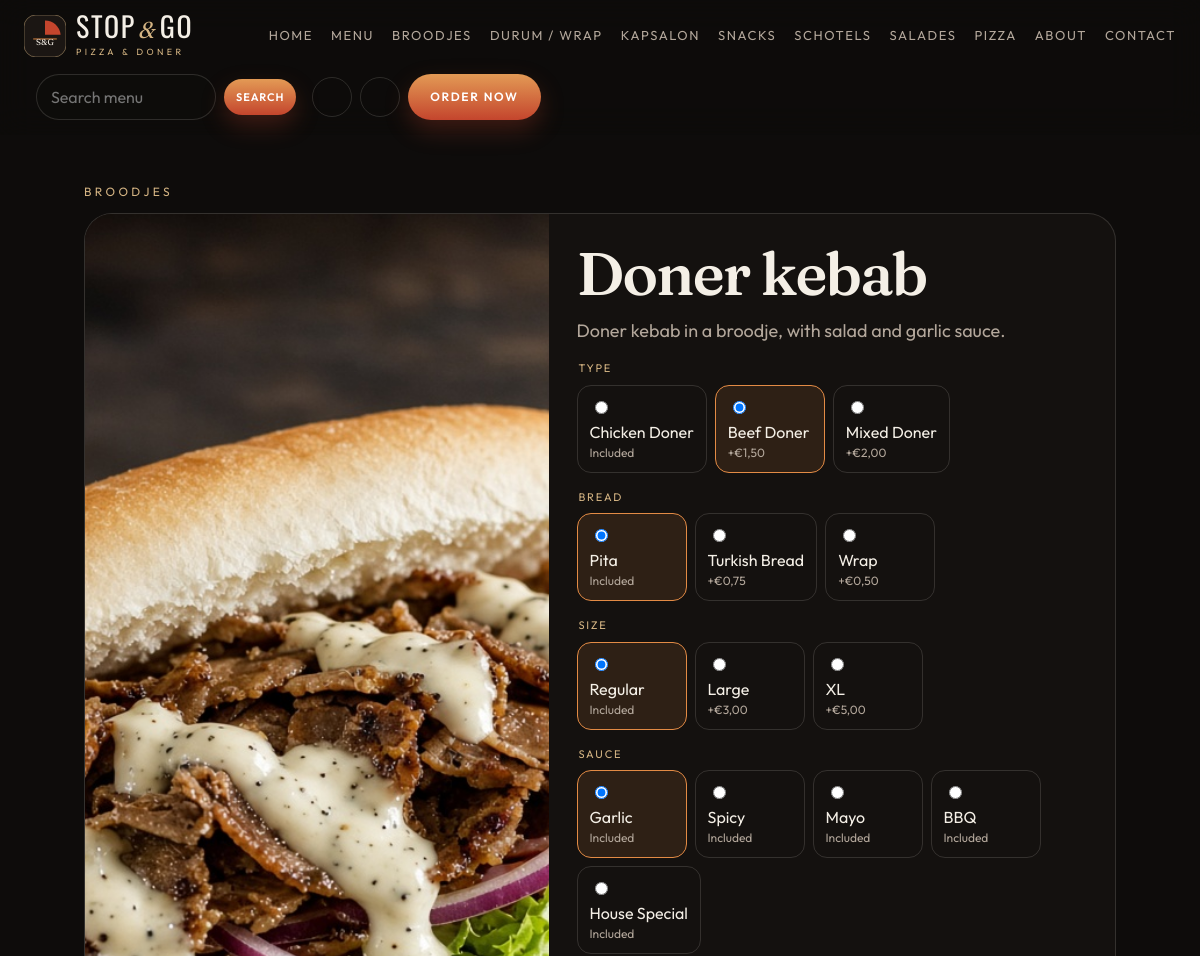
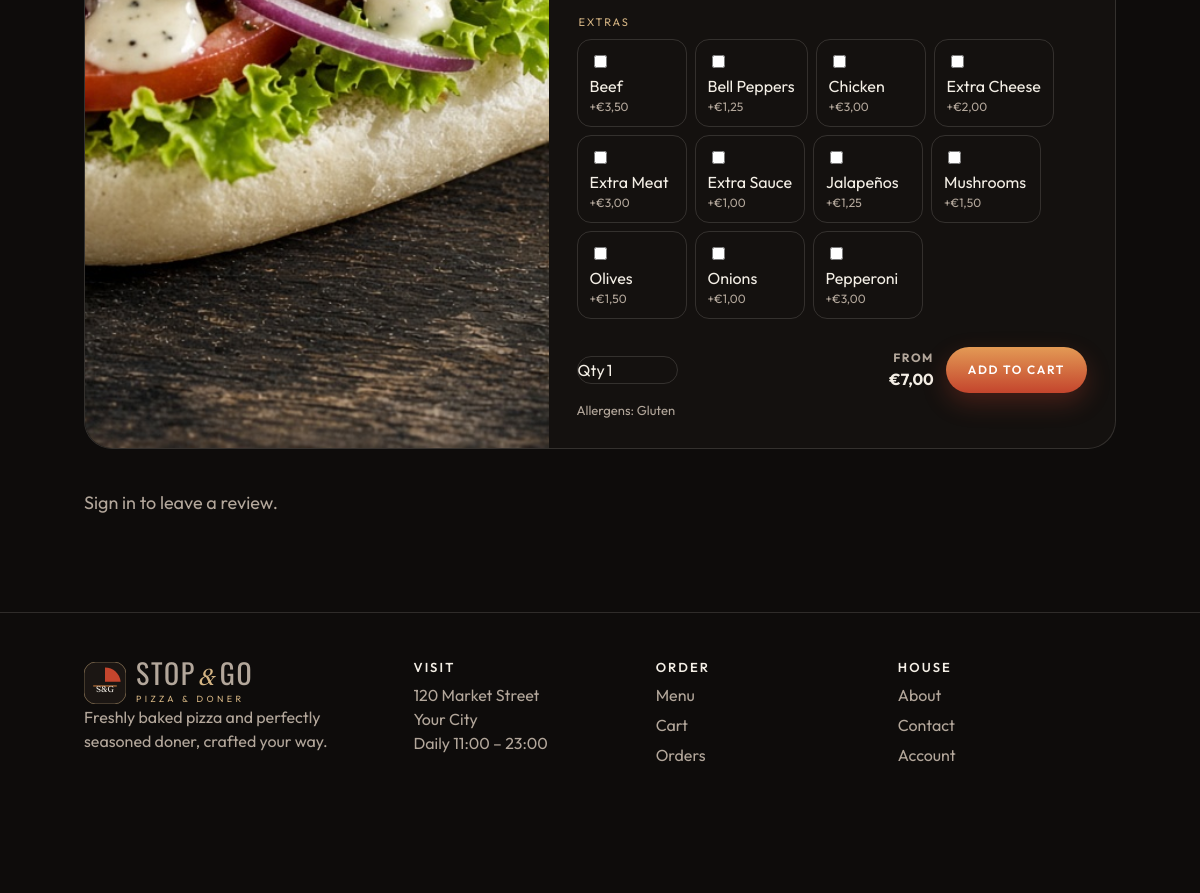
/product.php?id=2, run on the app's committed database (2 pictures, top to bottom).
### tables this page shows
CREATE TABLE categories (
  id INT UNSIGNED AUTO_INCREMENT PRIMARY KEY,
  name VARCHAR(40) NOT NULL,
  slug VARCHAR(40) NOT NULL UNIQUE,
  description VARCHAR(180) NOT NULL DEFAULT '',
  image VARCHAR(300) NOT NULL DEFAULT ''
);

CREATE TABLE products (
  id INT UNSIGNED AUTO_INCREMENT PRIMARY KEY,
  category_id INT UNSIGNED NOT NULL,
  name VARCHAR(80) NOT NULL,
  description VARCHAR(400) NOT NULL,
  base_price DECIMAL(8,2) NOT NULL,
  compare_at DECIMAL(8,2) NULL,
  image VARCHAR(300) NOT NULL DEFAULT '',
  rating DECIMAL(2,1) NOT NULL DEFAULT 4.8,
  preparation_time INT NOT NULL DEFAULT 15,
  calories INT NOT NULL DEFAULT 0,
  is_available TINYINT(1) NOT NULL DEFAULT 1,
  is_vegetarian TINYINT(1) NOT NULL DEFAULT 0,
  is_spicy TINYINT(1) NOT NULL DEFAULT 0,
  discount_percent INT NOT NULL DEFAULT 0,
  customizer ENUM('pizza','doner','simple') NOT NULL DEFAULT 'simple',
  allergens VARCHAR(180) NOT NULL DEFAULT '',
  featured TINYINT(1) NOT NULL DEFAULT 0,
  builder TINYINT(1) NOT NULL DEFAULT 0,
  default_size VARCHAR(40) NOT NULL DEFAULT '',
  default_crust VARCHAR(40) NOT NULL DEFAULT '',
  default_cheese VARCHAR(40) NOT NULL DEFAULT '',
  default_type VARCHAR(40) NOT NULL DEFAULT '',
  default_bread VARCHAR(40) NOT NULL DEFAULT '',
  default_sauce VARCHAR(40) NOT NULL DEFAULT '',
  created_at DATETIME NOT NULL DEFAULT CURRENT_TIMESTAMP,
  FOREIGN KEY (category_id) REFERENCES categories(id)
);

CREATE TABLE ingredients (
  id INT UNSIGNED AUTO_INCREMENT PRIMARY KEY,
  name VARCHAR(60) NOT NULL,
  price DECIMAL(8,2) NOT NULL DEFAULT 0,
  category ENUM('base','pizza','doner','both') NOT NULL,
  image VARCHAR(300) NOT NULL DEFAULT ''
);

### includes/bootstrap.php (called while the page is built, shortened)
<?php
require_once __DIR__ . '/../config/database.php';
function e(?string $value): string
{
    return htmlspecialchars((string) $value, ENT_QUOTES, 'UTF-8');
}
function money(float $value): string
{
    return '€' . number_format($value, 2, ',', '');
}
function menu_categories(): array
{
    try {
        return db()->query('SELECT id, name, slug, image FROM categories ORDER BY id')->fetchAll();
    } catch (Throwable $error) {
        return [];
    }
}
function current_user(): ?array
{
    if (empty($_SESSION['user_id'])) {
        return null;
    }
    $stmt = db()->prepare('SELECT id, name, email, phone, role FROM users WHERE id = ?');
    $stmt->execute([$_SESSION['user_id']]);
    $user = $stmt->fetch();
    return $user ?: null;
}
function cart(): array
{
    return $_SESSION['cart'] ?? [];
}
function cart_count(): int
{
    $count = 0;
    return $count;
}
function active(string $path): string
{
    $current = parse_url($_SERVER['REQUEST_URI'] ?? '/', PHP_URL_PATH) ?: '/';
    return $current === $path ? 'active' : '';
}

### config/database.php (called while the page is built)
<?php
function db(): PDO
{
    static $pdo = null;
    if ($pdo instanceof PDO) {
        return $pdo;
    }
    $file = dirname(__DIR__) . '/config.php';
    if (!is_file($file)) {
        $file = __DIR__ . '/config.php';
    }
    if (!is_file($file)) {
        $file = __DIR__ . '/config.example.php';
    }
    $config = require $file;
    $dsn = sprintf(
        'mysql:host=%s;dbname=%s;charset=%s',
        $config['db_host'],
        $config['db_name'],
        $config['db_charset'] ?? 'utf8mb4'
    );
    $pdo = new PDO($dsn, $config['db_user'], $config['db_pass'], [
        PDO::ATTR_ERRMODE => PDO::ERRMODE_EXCEPTION,
        PDO::ATTR_DEFAULT_FETCH_MODE => PDO::FETCH_ASSOC,
        PDO::ATTR_EMULATE_PREPARES => false,
    ]);
    return $pdo;
}

### includes/pricing.php (called while the page is built, shortened)
<?php
function option_catalog(): array
{
    return [
        'pizza_sizes' => [
            ['id' => 'small', 'name' => 'Small', 'price' => -3],
            ['id' => 'medium', 'name' => 'Medium', 'price' => 0],
            ['id' => 'large', 'name' => 'Large', 'price' => 4],
            ['id' => 'family', 'name' => 'Family', 'price' => 8],
        ],
        'pizza_crusts' => [
            ['id' => 'classic', 'name' => 'Classic', 'price' => 0],
            ['id' => 'thin', 'name' => 'Thin Crust', 'price' => 0],
            ['id' => 'cheese-burst', 'name' => 'Cheese Burst', 'price' => 3],
            ['id' => 'stuffed', 'name' => 'Stuffed Crust', 'price' => 4],
        ],
        'pizza_cheese' => [
            ['id' => 'regular', 'name' => 'Regular', 'price' => 0],
            ['id' => 'extra', 'name' => 'Extra Cheese', 'price' => 2],
            ['id' => 'mozzarella', 'name' => 'Mozzarella', 'price' => 2.5],
            ['id' => 'cheddar', 'name' => 'Cheddar', 'price' => 2.5],
        ],
        'doner_types' => [
            ['id' => 'chicken', 'name' => 'Chicken Doner', 'price' => 0],
            ['id' => 'beef', 'name' => 'Beef Doner', 'price' => 1.5],
            ['id' => 'mixed', 'name' => 'Mixed Doner', 'price' => 2],
        ],
        'doner_breads' => [
            ['id' => 'pita', 'name' => 'Pita', 'price' => 0],
            ['id' => 'turkish', 'name' => 'Turkish Bread', 'price' => 0.75],
            ['id' => 'wrap', 'name' => 'Wrap', 'price' => 0.5],
        ],
        'doner_sizes' => [
            ['id' => 'regular', 'name' => 'Regular', 'price' => 0],
            ['id' => 'large', 'name' => 'Large', 'price' => 3],
            ['id' => 'xl', 'name' => 'XL', 'price' => 5],
        ],
        'doner_sauces' => [
            ['id' => 'garlic', 'name' => 'Garlic', 'price' => 0],
            ['id' => 'spicy', 'name' => 'Spicy', 'price' => 0],
            ['id' => 'mayo', 'name' => 'Mayo', 'price' => 0],
            ['id' => 'bbq', 'name' => 'BBQ', 'price' => 0],
            ['id' => 'house', 'name' => 'House Special', 'price' => 0],
        ],
    ];
}

### product.php (the view, shortened to what this page needs)
<?php
require __DIR__ . '/includes/bootstrap.php';
require __DIR__ . '/includes/layout.php';
require __DIR__ . '/includes/pricing.php';
$id = (int) ($_GET['id'] ?? 0);
$stmt = db()->prepare('SELECT p.*, c.name AS category_name, c.slug FROM products p JOIN categories c ON c.id = p.category_id WHERE p.id = ? AND p.is_available = 1');
$stmt->execute([$id]);
$product = $stmt->fetch();
$extras = db()->query("SELECT * FROM ingredients WHERE price > 0 AND category IN ('pizza','doner','both') ORDER BY name")->fetchAll();
$catalog = option_catalog();
$user = current_user();
render_header($product['name']);
?>
<section class="page">
  <p class="eyebrow"><a href="/menu.php?category=<?= e($product['slug']) ?>"><?= e($product['category_name']) ?></a></p>
  <div class="modal" style="position:relative;max-height:none">
    <div class="modal-visual"><img src="/<?= e(ltrim($product['image'], '/')) ?>" alt="<?= e($product['name']) ?>"></div>
    <form class="modal-panel" method="post" action="/menu.php">
      <h1><?= e($product['name']) ?></h1>
      <p class="lede"><?= e($product['description']) ?></p>
      <?php if ($product['customizer'] === 'pizza'): ?>
        <?php foreach (['size' => $catalog['pizza_sizes'], 'crust' => $catalog['pizza_crusts'], 'cheese' => $catalog['pizza_cheese']] as $key => $list): ?>
          <fieldset class="choice-block"><legend><?= e(ucfirst($key)) ?></legend><div class="choice-row">
            <?php foreach ($list as $option): $checked = ($product['default_' . $key] ?: ($key === 'size' ? 'medium' : '')) === $option['id']; ?>
              <label class="choice"><input type="radio" name="<?= e($key) ?>" value="<?= e($option['id']) ?>" <?= $checked ? 'checked' : '' ?>> <span><?= e($option['name']) ?></span><span><?= $option['price'] > 0 ? '+' . money((float) $option['price']) : ($option['price'] < 0 ? money((float) $option['price']) : 'Included') ?></span></label>
            <?php endforeach; ?>
          </div></fieldset>
        <?php endforeach; ?>
      <?php elseif ($product['customizer'] === 'doner'): ?>
        <?php
        $groups = ['type' => $catalog['doner_types'], 'bread' => $catalog['doner_breads'], 'size' => $catalog['doner_sizes'], 'sauce' => $catalog['doner_sauces']];
        $defaults = ['type' => $product['default_type'] ?: 'chicken', 'bread' => $product['default_bread'] ?: 'wrap', 'size' => $product['default_size'] ?: 'regular', 'sauce' => $product['default_sauce'] ?: 'garlic'];
        foreach ($groups as $key => $list): ?>
          <fieldset class="choice-block"><legend><?= e(ucfirst($key)) ?></legend><div class="choice-row">
            <?php foreach ($list as $option): ?>
              <label class="choice"><input type="radio" name="<?= e($key) ?>" value="<?= e($option['id']) ?>" <?= $defaults[$key] === $option['id'] ? 'checked' : '' ?>> <span><?= e($option['name']) ?></span><span><?= $option['price'] > 0 ? '+' . money((float) $option['price']) : 'Included' ?></span></label>
            <?php endforeach; ?>
          </div></fieldset>
        <?php endforeach; ?>
      <?php endif; ?>
      <?php if (true): ?>
        <fieldset class="choice-block"><legend>Extras</legend><div class="choice-row">
          <?php foreach ($extras as $extra): ?>
            <label class="choice"><input type="checkbox" name="extras[]" value="<?= (int) $extra['id'] ?>"> <span><?= e($extra['name']) ?></span><span>+<?= money((float) $extra['price']) ?></span></label>
          <?php endforeach; ?>
        </div></fieldset>
      <?php endif; ?>
      <div class="modal-buy">
        <label class="qty">Qty <input type="number" name="quantity" min="1" max="20" value="1" style="width:72px;background:transparent;border:0;color:inherit"></label>
        <strong class="modal-total"><span>From</span><?= money((float) $product['base_price']) ?></strong>
        <button class="btn btn-primary" type="submit">Add to cart</button>
      </div>
      <?php if ($product['allergens']): ?><p class="allergens">Allergens: <?= e($product['allergens']) ?></p><?php endif; ?>
    </form>
  </div>
  <?php if ($user): ?>
    <form class="form-grid" method="post" action="/orders.php" style="margin-top:28px">
      <?= csrf_field() ?>
      <input type="hidden" name="review_product" value="<?= (int) $product['id'] ?>">
      <label>Rating<select name="rating"><?php for ($i = 5; $i >= 1; $i--): ?><option value="<?= $i ?>"><?= $i ?></option><?php endfor; ?></select></label>
      <label class="span-2">Review<textarea name="comment" minlength="4" required></textarea></label>
      <button class="btn btn-ghost" type="submit">Post review</button>
    </form>
  <?php else: ?>
    <p class="lede"><a href="/login.php">Sign in</a> to leave a review.</p>
  <?php endif; ?>
</section>
<?php render_footer();

### includes/layout.php (shortened to what this page needs)
<?php
function logo(string $variant = 'full', string $tone = 'light'): string
{
    $words = $variant === 'mark' ? '' : '<span class="brand-words"><span class="wordmark"><span>STOP</span><span class="amp">&amp;</span><span>GO</span></span>'
        . ($variant === 'full' ? '<span class="brand-sub">Pizza &amp; Doner</span>' : '') . '</span>';
    return '<span class="brand brand-' . $variant . ' brand-' . $tone . '"><svg class="brand-mark" viewBox="0 0 64 64" aria-hidden="true"><rect width="64" height="64" rx="18" class="mark-plate"></rect><path d="M32 8.5c12.4 0 22.6 9.4 23.8 21.5H32V8.5z" class="mark-slice"></path><path d="M14 36.5h36" class="mark-road"></path><text x="32" y="46" text-anchor="middle" class="mark-letters">S&amp;G</text></svg>' . $words . '</span>';
}
function icon(string $name): string
{
    $paths = [
        'search' => '<circle cx="11" cy="11" r="7"></circle><path d="M16 16l5 5"></path>',
        'user' => '<circle cx="12" cy="8" r="4"></circle><path d="M4 20c1.5-3.5 4-5 8-5s6.5 1.5 8 5"></path>',
        'cart' => '<path d="M4 5h2l2.2 10.2a2 2 0 0 0 2 1.6h7.6a2 2 0 0 0 2-1.5L21 8H7"></path><circle cx="10" cy="20" r="1.4"></circle><circle cx="18" cy="20" r="1.4"></circle>',
        'menu' => '<path d="M4 7h16M4 12h16M4 17h16"></path>',
        'close' => '<path d="M6 6l12 12M18 6L6 18"></path>',
        'home' => '<path d="M4 11l8-7 8 7v8H4z"></path>',
    ];
    return '<svg viewBox="0 0 24 24" fill="none" stroke="currentColor" stroke-width="1.7">' . ($paths[$name] ?? '') . '</svg>';
}
function render_header(string $title): void
{
    $user = current_user();
    $count = cart_count();
    $account = $user ? '/orders.php' : '/login.php';
    ?>
<!DOCTYPE html>
<html lang="en">
<head>
  <link rel="stylesheet" href="/assets/css/styles.css">
</head>
<body>
<div class="app-shell">
  <header class="site-header" id="site-header">
    <div class="nav-inner">
      <a class="brand-link" href="/" aria-label="STOP&amp;GO home"><?= logo() ?></a>
      <nav class="nav-links" aria-label="Primary">
        <a class="<?= active('/index.php') || active('/') ? 'active' : '' ?>" href="/">Home</a>
        <a class="<?= active('/menu.php') ?>" href="/menu.php">Menu</a>
        <?php foreach (menu_categories() as $cat): ?>
          <a href="/menu.php?category=<?= e($cat['slug']) ?>"><?= e($cat['name']) ?></a>
        <?php endforeach; ?>
        <a class="<?= active('/about.php') ?>" href="/about.php">About</a>
        <a class="<?= active('/contact.php') ?>" href="/contact.php">Contact</a>
      </nav>
      <form class="nav-search" action="/menu.php" method="get">
        <input type="search" name="q" placeholder="Search menu" aria-label="Search the menu" value="<?= e($_GET['q'] ?? '') ?>">
        <button class="btn btn-primary btn-small" type="submit">Search</button>
      </form>
      <div class="nav-tools">
        <a class="icon-btn" href="<?= e($account) ?>" aria-label="Account"><?= icon('user') ?></a>
        <a class="icon-btn cart-btn" href="/cart.php" aria-label="Cart, <?= $count ?> items"><?= icon('cart') ?><?php if ($count): ?><span class="cart-count"><?= $count ?></span><?php endif; ?></a>
        <a class="btn btn-primary nav-order" href="/menu.php">Order Now</a>
      </div>
    </div>
  </header>
  <main id="main" class="page-fade">
    <?php
}
function render_footer(bool $admin = false): void
{
    if (!$admin) {
        ?>
  </main>
  <footer class="site-footer">
    <div><?= logo() ?><p>Freshly baked pizza and perfectly seasoned doner, crafted your way.</p></div>
    <div><h3>Visit</h3><p>120 Market Street<br>Your City<br>Daily 11:00 – 23:00</p></div>
    <div><h3>Order</h3><a href="/menu.php">Menu</a><a href="/cart.php">Cart</a><a href="/orders.php">Orders</a></div>
    <div><h3>House</h3><a href="/about.php">About</a><a href="/contact.php">Contact</a><a href="/login.php">Account</a></div>
  </footer>
        <?php
    } else {
        echo '</main>';
    }
    ?>
</div>
</body>
</html>
    <?php
}

### data on the page
categories: name "BROODJES"
categories: name "DURUM / WRAP"
categories: name "KAPSALON"
categories: name "SNACKS"
categories: name "SCHOTELS"
categories: name "SALADES"
categories: name "PIZZA"
products: category.name "BROODJES", image (picture), name "Doner kebab", description "Doner kebab in a broodje, with salad and garlic sauce.", default_type "☐ Chicken Doner Included", default_type "☑ Beef Doner +€1,50", default_type "☐ Mixed Doner +€2,00", default_bread "☑ Pita Included", name "Pita", default_bread "☐ Turkish Bread +€0,75", default_bread "☐ Wrap +€0,50", default_size "☑ Regular Included", name "Regular", default_size "☐ Large +€3,00", default_size "☐ XL +€5,00", default_sauce "☑ Garlic Included", name "Garlic", default_sauce "☐ Spicy Included", default_sauce "☐ Mayo Included", default_sauce "☐ BBQ Included", default_sauce "☐ House Special Included", base_price "€7,00", allergens "Gluten"
ingredients: name "Beef", price "€3,50"
ingredients: name "Bell Peppers", price "€1,25"
ingredients: name "Chicken", price "€3,00"
ingredients: name "Extra Cheese", price "€2,00"
ingredients: name "Extra Meat", price "€3,00"
ingredients: name "Extra Sauce", price "€1,00"
ingredients: name "Jalapeños", price "€1,25"
ingredients: name "Mushrooms", price "€1,50"
ingredients: name "Olives", price "€1,50"
ingredients: name "Onions", price "€1,00"
ingredients: name "Pepperoni", price "€3,00"

### other printed values
$key "TYPE"
$option['name'] "Chicken Doner"
$option['name'] "Beef Doner"
money((float) $option['price']) "€1,50"
$option['name'] "Mixed Doner"
money((float) $option['price']) "€2,00"
$key "BREAD"
$option['name'] "Turkish Bread"
money((float) $option['price']) "€0,75"
$option['name'] "Wrap"
money((float) $option['price']) "€0,50"
$key "SIZE"
$option['name'] "Large"
money((float) $option['price']) "€3,00"
$option['name'] "XL"
